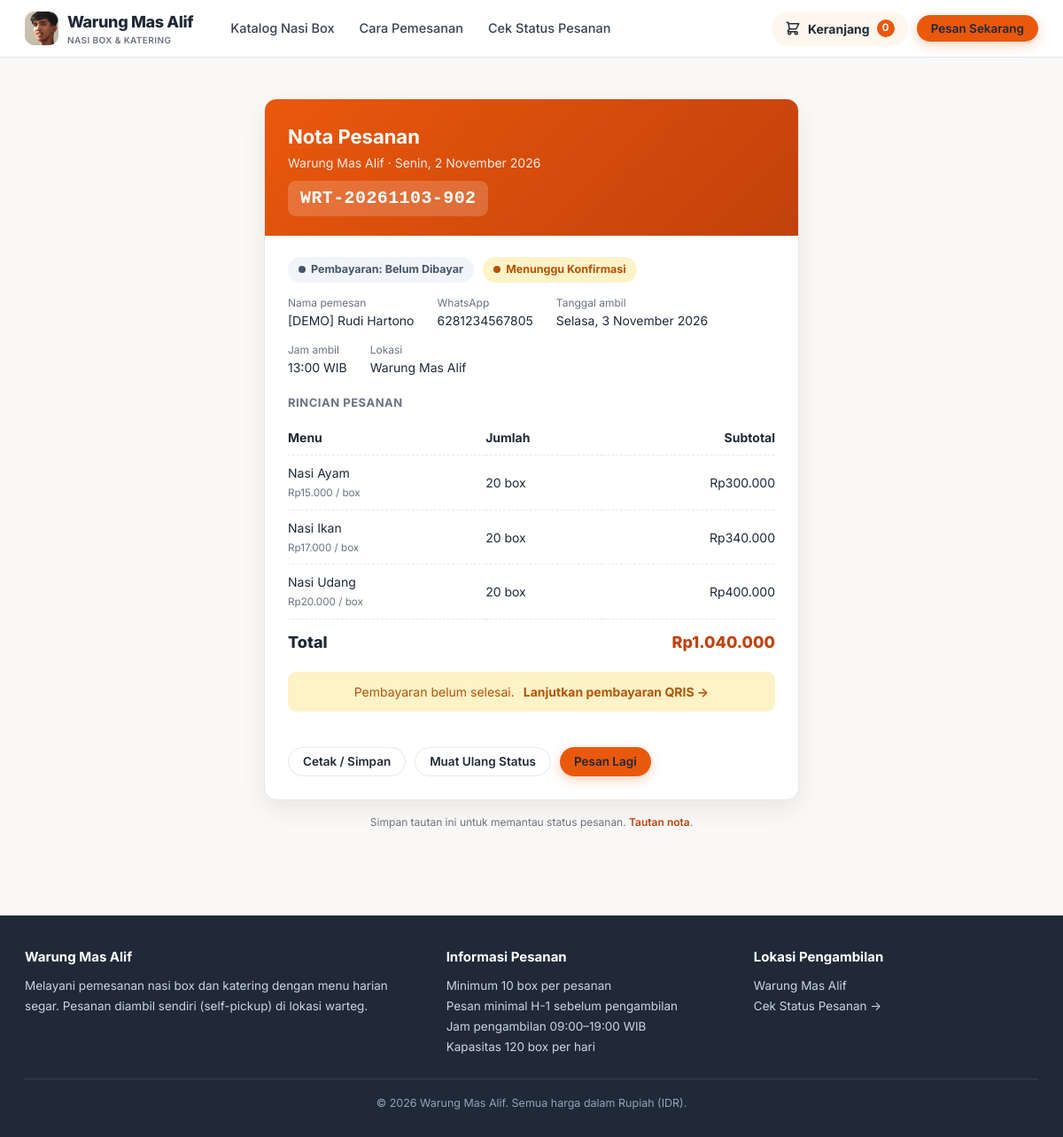
Screenshot of /warteg/warteg/nota.php?kode=WRT-20261103-902 with the database file from the repository.
### tables this page shows
CREATE TABLE IF NOT EXISTS pesanan (
  id              INT UNSIGNED NOT NULL AUTO_INCREMENT,
  kode            VARCHAR(30)  NOT NULL,
  nama_pelanggan  VARCHAR(100) NOT NULL,
  no_wa           VARCHAR(20)  NOT NULL COMMENT 'format internasional, mis. 6281234567890',
  tanggal_ambil   DATE         NOT NULL,
  jam_ambil       TIME         NOT NULL,
  total_box       INT UNSIGNED NOT NULL,
  total_harga     BIGINT UNSIGNED NOT NULL,
  status          ENUM('Menunggu Konfirmasi','Sedang Dimasak','Siap Diambil')
                  NOT NULL DEFAULT 'Menunggu Konfirmasi',
  dibuat_pada     TIMESTAMP    NOT NULL DEFAULT CURRENT_TIMESTAMP,
  PRIMARY KEY (id),
  UNIQUE KEY uq_pesanan_kode (kode),
  KEY idx_pesanan_tanggal_status (tanggal_ambil, status),
  KEY idx_pesanan_nama (nama_pelanggan),
  CONSTRAINT ck_pesanan_box CHECK (total_box > 0)
);

CREATE TABLE IF NOT EXISTS detail_pesanan (
  id           INT UNSIGNED NOT NULL AUTO_INCREMENT,
  pesanan_id   INT UNSIGNED NOT NULL,
  menu_id      INT UNSIGNED NOT NULL,
  jumlah       INT UNSIGNED NOT NULL,
  harga_satuan INT UNSIGNED NOT NULL,
  subtotal     BIGINT UNSIGNED NOT NULL,
  PRIMARY KEY (id),
  UNIQUE KEY uq_detail_pesanan_menu (pesanan_id, menu_id),
  KEY idx_detail_menu (menu_id),
  CONSTRAINT fk_detail_pesanan FOREIGN KEY (pesanan_id) REFERENCES pesanan(id)
    ON UPDATE CASCADE ON DELETE CASCADE,
  CONSTRAINT fk_detail_menu FOREIGN KEY (menu_id) REFERENCES menu(id)
    ON UPDATE CASCADE ON DELETE RESTRICT,
  CONSTRAINT ck_detail_jumlah CHECK (jumlah > 0)
);

CREATE TABLE IF NOT EXISTS menu (
  id        INT UNSIGNED NOT NULL AUTO_INCREMENT,
  nama      VARCHAR(100) NOT NULL,
  kategori  ENUM('nasi','lauk','sayur', 'paket a', 'paket b', 'paket c') NOT NULL DEFAULT 'nasi',
  harga     INT UNSIGNED NOT NULL,
  foto      VARCHAR(255) NULL COMMENT 'nama file di folder uploads/menu/',
  aktif     TINYINT(1)   NOT NULL DEFAULT 1,
  PRIMARY KEY (id),
  UNIQUE KEY uq_menu_nama (nama)
);

### warteg/warteg/includes/pembayaran_service.php (called while the page is built, shortened)
<?php
function status_bayar_label(string $s, string $bhs = 'id'): string {
    $peta = [
        BAYAR_BELUM                => ['Belum Dibayar', 'Unpaid'],
        BAYAR_MENUNGGU             => ['Menunggu Pembayaran', 'Awaiting Payment'],
        BAYAR_MENUNGGU_VERIFIKASI  => ['Menunggu Verifikasi', 'Awaiting Verification'],
        BAYAR_BERHASIL             => ['Lunas', 'Paid'],
        BAYAR_DITOLAK              => ['Ditolak', 'Rejected'],
        BAYAR_GAGAL                => ['Gagal', 'Failed'],
        BAYAR_KEDALUWARSA          => ['Kedaluwarsa', 'Expired'],
        BAYAR_BATAL                => ['Dibatalkan', 'Cancelled'],
    ];
    return ($peta[$s] ?? ['Menunggu Pembayaran', 'Awaiting Payment'])[$bhs === 'en' ? 1 : 0];
}
function kelas_status_bayar(string $s): string {
    return [
        BAYAR_BELUM                => 'bayar-abu',
        BAYAR_MENUNGGU             => 'bayar-kuning',
        BAYAR_MENUNGGU_VERIFIKASI  => 'bayar-oranye',
        BAYAR_BERHASIL             => 'bayar-hijau',
        BAYAR_DITOLAK              => 'bayar-merah',
        BAYAR_GAGAL                => 'bayar-merah',
        BAYAR_KEDALUWARSA          => 'bayar-abu',
        BAYAR_BATAL                => 'bayar-abu',
    ][$s] ?? 'bayar-abu';
}

### warteg/warteg/nota.php (the view, shortened to what this page needs)
<?php
require_once __DIR__ . '/includes/bootstrap.php';
$kode  = trim((string)($_GET['kode'] ?? ''));
$token = trim((string)($_GET['t'] ?? ''));
$pesanan = null;
$detail = [];
$galat = '';
if ($kode === '') {
    $galat = 'Kode pesanan tidak diberikan.';
} else {
    $pesanan = db_row($kon, 'SELECT * FROM pesanan WHERE kode = ?', [$kode]);
    if (!$pesanan) {
        $galat = 'Pesanan tidak ditemukan.';
    } elseif (!empty($pesanan['token_nota']) && !hash_equals((string)$pesanan['token_nota'], $token)) {
        $galat = 'Tautan tidak valid. Gunakan tautan dari notifikasi pesanan Anda.';
        $pesanan = null;
    } else {
        $detail = db_all($kon, 'SELECT d.jumlah, d.harga_satuan, d.subtotal, m.nama FROM detail_pesanan d
            JOIN menu m ON m.id = d.menu_id WHERE d.pesanan_id = ? ORDER BY m.nama', [(int)$pesanan['id']]);
    }
}
require __DIR__ . '/includes/cust_atas.php';
?>
<section class="seksi">
    <div class="wadah" style="max-width:640px">
        <?php if ($galat !== ''): ?>
            <div class="panel-putih">
                <div class="alert alert-galat"><?= e($galat) ?></div>
                <p class="bantuan">Bila Anda pelanggan, buka tautan nota yang diberikan saat selesai memesan, atau hubungi admin.</p>
                <a href="<?= e(url('cek_status.php')) ?>" class="btn btn-garis">Cek Status Pesanan</a>
            </div>
        <?php else:
            $status_bayar = (string)($pesanan['status_bayar'] ?? BAYAR_BELUM);
            $url_pembayaran = url('pembayaran.php?kode=' . rawurlencode($pesanan['kode']) . '&t=' . rawurlencode((string)$pesanan['token_nota']));
            $url_nota = url('nota.php?kode=' . rawurlencode($pesanan['kode']) . '&t=' . rawurlencode((string)$pesanan['token_nota']));
        ?>
        <div class="nota-kartu">
            <div class="nota-atas">
                <h1>Nota Pesanan</h1>
                <p style="opacity:.9;font-size:14px"><?= e(NAMA_WARTEG) ?> &middot; <?= e(tanggal_id(date('Y-m-d'))) ?></p>
                <div class="kode"><?= e($pesanan['kode']) ?></div>
            </div>
            <div class="nota-isi">
                <div class="nota-seksi">
                    <div style="display:flex;gap:10px;flex-wrap:wrap;align-items:center;margin-bottom:14px">
                        <span class="badge <?= e(kelas_status_bayar($status_bayar)) ?>">Pembayaran: <?= e(status_bayar_label($status_bayar)) ?></span>
                        <?= badge_status((string)$pesanan['status']) ?>
                    </div>
                    <div class="nota-info">
                        <div class="item"><div class="label">Nama pemesan</div><div><?= e($pesanan['nama_pelanggan']) ?></div></div>
                        <div class="item"><div class="label">WhatsApp</div><div><?= e($pesanan['no_wa']) ?></div></div>
                        <div class="item"><div class="label">Tanggal ambil</div><div><?= e(tanggal_id((string)$pesanan['tanggal_ambil'])) ?></div></div>
                        <div class="item"><div class="label">Jam ambil</div><div><?= e(jam_pendek((string)$pesanan['jam_ambil'])) ?> WIB</div></div>
                        <div class="item"><div class="label">Lokasi</div><div><?= e(LOKASI_AMBIL) ?></div></div>
                    </div>
                </div>
                <div class="nota-seksi">
                    <h3>Rincian Pesanan</h3>
                    <table class="nota-rincian-tabel">
                        <thead><tr><th>Menu</th><th>Jumlah</th><th>Subtotal</th></tr></thead>
                        <tbody>
                        <?php foreach ($detail as $d): ?>
                            <tr>
                                <td><?= e($d['nama']) ?><br><small style="color:var(--c-redup)"><?= e(rupiah($d['harga_satuan'])) ?> / box</small></td>
                                <td><?= (int)$d['jumlah'] ?> box</td>
                                <td><?= e(rupiah($d['subtotal'])) ?></td>
                            </tr>
                        <?php endforeach; ?>
                        </tbody>
                    </table>
                    <div class="nota-total"><span>Total</span><span class="nilai"><?= e(rupiah((int)$pesanan['total_harga'])) ?></span></div>
                </div>
                <?php if ($status_bayar === BAYAR_BERHASIL): ?>
                    <div class="alert alert-sukses" style="justify-content:center">✓ Pembayaran LUNAS dan sudah terverifikasi.</div>
                    <div style="text-align:center;margin-top:10px">
                        <a href="<?= e(url('invoice.php?kode=' . rawurlencode($pesanan['kode']) . '&t=' . rawurlencode((string)$pesanan['token_nota']))) ?>" class="btn btn-primer btn-kecil">Lihat Invoice LUNAS</a>
                    </div>
                <?php elseif ($status_bayar === BAYAR_MENUNGGU_VERIFIKASI): ?>
                    <div class="alert alert-peringatan" style="justify-content:center">
                        Bukti pembayaran sedang menunggu verifikasi admin.
                    </div>
                <?php elseif (in_array($status_bayar, [BAYAR_BELUM, BAYAR_MENUNGGU], true)): ?>
                    <div class="alert alert-peringatan" style="justify-content:center">
                        Pembayaran belum selesai. <a href="<?= e($url_pembayaran) ?>"><strong>Lanjutkan pembayaran QRIS &rarr;</strong></a>
                    </div>
                <?php elseif ($status_bayar === BAYAR_KEDALUWARSA || $status_bayar === BAYAR_GAGAL || $status_bayar === BAYAR_BATAL): ?>
                    <div class="alert alert-galat" style="justify-content:center">Pembayaran <?= e(strtolower(status_bayar_label($status_bayar))) ?>. Hubungi admin bila perlu.</div>
                <?php endif; ?>
            </div>
            <div class="nota-aksi">
                <button type="button" class="btn btn-garis btn-kecil" onclick="window.print()">Cetak / Simpan</button>
                <a href="<?= e($url_nota) ?>" class="btn btn-garis btn-kecil">Muat Ulang Status</a>
                <a href="<?= e(url('index.php')) ?>" class="btn btn-primer btn-kecil">Pesan Lagi</a>
            </div>
        </div>
        <p class="bantuan" style="text-align:center;margin-top:16px">Simpan tautan ini untuk memantau status pesanan. <a href="<?= e($url_nota) ?>" style="color:var(--c-oranye-tua);font-weight:600">Tautan nota</a>.</p>
        <?php endif; ?>
    </div>
</section>
<?php require __DIR__ . '/includes/cust_bawah.php';

### warteg/warteg/includes/cust_atas.php (shortened to what this page needs)
?><!DOCTYPE html>
<html lang="id">
<head>
    <link rel="stylesheet" href="<?= e(url('assets/css/customer.css')) ?>">
</head>
<body class="cust">
<header class="cust-header">
    <div class="wadah">
        <nav class="cust-nav" aria-label="Navigasi utama">
            <a href="<?= e(url('index.php')) ?>" class="cust-logo">
                <img src="<?= e(url('uploads/1.jpeg')) ?>"
                    alt="Logo Warung Mas Alif"
                     class="logo-ikon">
                <span><?= e(NAMA_WARTEG) ?><small>Nasi Box &amp; Katering</small></span>
            </a>
            <div class="cust-links" id="custLinks">
                <a href="<?= e(url('index.php#katalog')) ?>">Katalog Nasi Box</a>
                <a href="<?= e(url('index.php#cara')) ?>">Cara Pemesanan</a>
                <a href="<?= e(url('cek_status.php')) ?>">Cek Status Pesanan</a>
            </div>
            <div class="cust-nav-kanan">
                <a href="<?= e(url('index.php#katalog')) ?>" class="tombol-keranjang" id="tombolKeranjang" aria-label="Lihat keranjang">
                    <span class="btn-teks-desk">Keranjang</span>
                    <span class="hitung" id="hitungKeranjang">0</span>
                </a>
                <a href="<?= e(url('index.php#katalog')) ?>" class="btn btn-primer btn-kecil">Pesan Sekarang</a>
            </div>
        </nav>
    </div>
</header>
<main>

### warteg/warteg/includes/helpers.php (shortened to what this page needs)
<?php
function e($s): string { return htmlspecialchars((string)$s, ENT_QUOTES | ENT_SUBSTITUTE, 'UTF-8'); }
function rupiah($n): string { return 'Rp' . number_format((int)$n, 0, ',', '.'); }
function tanggal_id(string $t, bool $dgn_hari = true): string {
    $hari  = ['Minggu','Senin','Selasa','Rabu','Kamis','Jumat','Sabtu'];
    $bulan = ['', 'Januari','Februari','Maret','April','Mei','Juni','Juli','Agustus','September','Oktober','November','Desember'];
    $d = new DateTime($t);
    $s = $d->format('j') . ' ' . $bulan[(int)$d->format('n')] . ' ' . $d->format('Y');
    return $dgn_hari ? $hari[(int)$d->format('w')] . ', ' . $s : $s;
}
function jam_pendek(string $j): string { return substr($j, 0, 5); }
function badge_status(string $s): string {
    $kelas = [STATUS_MENUNGGU => 'badge-menunggu', STATUS_MASAK => 'badge-masak', STATUS_SIAP => 'badge-siap'][$s] ?? 'badge-menunggu';
    return '<span class="badge ' . $kelas . '">' . e($s) . '</span>';
}
function url(string $path): string { return BASE_URL . '/' . ltrim($path, '/'); }
function db_stmt(mysqli $kon, string $sql, array $p = []): mysqli_stmt {
    $st = $kon->prepare($sql);
    if ($p) {
        $tipe = '';
        foreach ($p as $v) $tipe .= is_int($v) ? 'i' : 's';
        $st->bind_param($tipe, ...$p);
    }
    $st->execute();
    return $st;
}
function db_all(mysqli $kon, string $sql, array $p = []): array {
    $st = db_stmt($kon, $sql, $p);
    $r = $st->get_result()->fetch_all(MYSQLI_ASSOC);
    return $r;
}
function db_row(mysqli $kon, string $sql, array $p = []): ?array { return db_all($kon, $sql, $p)[0] ?? null; }

### warteg/warteg/includes/cust_bawah.php (shortened to what this page needs)
</main>
<footer class="cust-footer">
    <div class="wadah">
        <div class="kisi">
            <div>
                <h4><?= e(NAMA_WARTEG) ?></h4>
                <p>Melayani pemesanan nasi box dan katering dengan menu harian segar. Pesanan diambil sendiri (self-pickup) di lokasi warteg.</p>
            </div>
            <div>
                <h4>Informasi Pesanan</h4>
                <ul>
                    <li>Minimum <?= (int)MINIMAL_BOX ?> box per pesanan</li>
                    <li>Pesan minimal H-<?= (int)MINIMAL_H_MINUS ?> sebelum pengambilan</li>
                    <li>Jam pengambilan <?= e(JAM_BUKA) ?>–<?= e(JAM_TUTUP) ?> WIB</li>
                    <li>Kapasitas <?= (int)KAPASITAS_HARIAN ?> box per hari</li>
                </ul>
            </div>
            <div>
                <h4>Lokasi Pengambilan</h4>
                <p><?= e(LOKASI_AMBIL) ?><?php if (ALAMAT_WARTEG !== ''): ?><br><?= e(ALAMAT_WARTEG) ?><?php endif; ?></p>
                <p><a href="<?= e(url('cek_status.php')) ?>">Cek Status Pesanan &rarr;</a></p>
            </div>
        </div>
        <div class="copy">&copy; <?= date('Y') ?> <?= e(NAMA_WARTEG) ?>. Semua harga dalam Rupiah (IDR).</div>
    </div>
</footer>
</body>
</html>

### rows the page displays
pesanan: kode "WRT-20261103-902", status "Menunggu Konfirmasi", nama_pelanggan "[DEMO] Rudi Hartono", no_wa "6281234567805", tanggal_ambil "Selasa, 3 November 2026", jam_ambil "13:00", total_harga "Rp1.040.000"
detail_pesanan: menu.nama "Nasi Ayam", harga_satuan "Rp15.000", jumlah "20", subtotal "Rp300.000"
detail_pesanan: menu.nama "Nasi Ikan", harga_satuan "Rp17.000", jumlah "20", subtotal "Rp340.000"
detail_pesanan: menu.nama "Nasi Udang", harga_satuan "Rp20.000", jumlah "20", subtotal "Rp400.000"

### other values shown
NAMA_WARTEG "Warung Mas Alif"
status_bayar_label($status_bayar) "Belum Dibayar"
LOKASI_AMBIL "Warung Mas Alif"
MINIMAL_BOX "10"
MINIMAL_H_MINUS "1"
JAM_BUKA "09:00"
JAM_TUTUP "19:00"
KAPASITAS_HARIAN "120"
